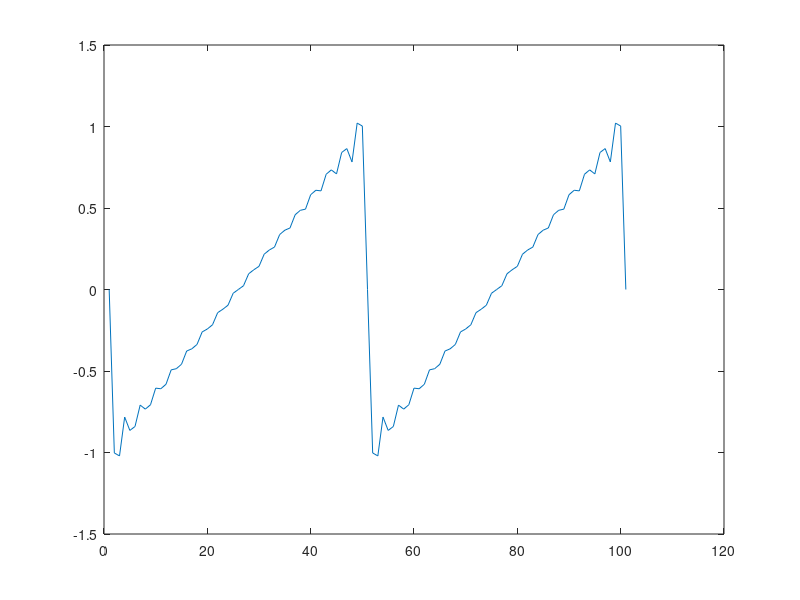

Reproduce this figure in MATLAB.
%Constants
Amp=1;
T=4;
w0=2*pi/T;
n=16;
A=[];
B=[];
a=[];
b=[];
f=[];


%===========================Square Wave=========================
% a0=0;
% for i=1:n
%     sq = @(x) (Amp*square(x)).*sin(i*x);
%     a(i)=0;
%     b(i)=(1/pi)*(integral(sq, -pi,pi));    
% end



%===========================Sawtooth Wave=========================

a0=0;
for i=1:n
    fun2 = @(x) (Amp*sawtooth(x)).*sin(i*x);
    a(i)=0;
    b(i)=(1/pi)*(integral(fun2, -pi,pi));
end
%===========================tri Wave=========================
% 
% tr = @(x)sawtooth(x, 0.5);  % 0.5 specify a symmetric triangular shape
% 
% a0=(1/pi)*(integral(tr, -pi,pi))
% for i=1:n
%     fun1 = @(x) (sawtooth(x, 0.5).*cos(i*x));
%     a(i)=(1/pi)*(integral(fun1, -pi,pi));
%     
%     fun2 = @(x) (sawtooth(x, 0.5).*sin(i*x));
%     b(i)=(1/pi)*(integral(fun2, -pi,pi));
% end
% a
% b
%===========================Summation=========================
a
b
for j=0:100
    for i=1:n
        A(i)=a(i)*cos(i*j*2*pi/50);
        B(i)=b(i)*sin(i*j*2*pi/50);
    end
    f(j+1)=0.5*a0+sum(A)+sum(B);
end
plot(f);


% for i=1:n
%     s = @(x) sin(i*x);
%     c = @(x) cos(i*x);
%     func = @(x) b(i)*s+a(i)*c;
% end


% h=integral(fun,0,50)
% plot(fun(x));
% ylim([-1.5 1.5]);
% grid on; 

38196



